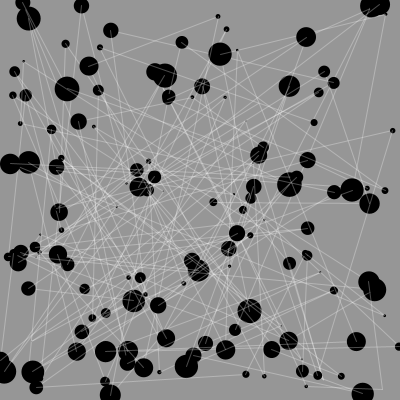
Frame 1 (no input)
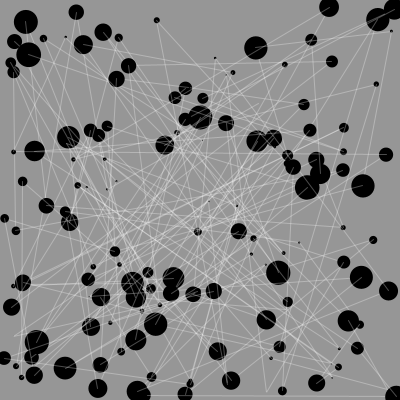
Frame 60 (the mouse pressed at the canvas centre just before this capture)
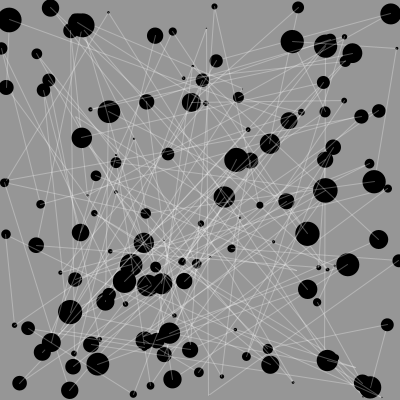
Frame 120 (the mouse held since frame 60 and released just before this capture)

The Processing sketch that drew these frames (run headless with seeded random() and noise(); from frame 60 on, the mouse is pressed at the canvas centre):

// Processing sketch: processing_10147
// ── processing_10147.pde

float [] r= new float [150];
float [] ballx = new float [150];
float [] bally = new float [150];
float [] diry= new float[150];
float [] dirx= new float[150];
void setup(){
   size(400,400);
  
  smooth();
  for (int i=0; i<ballx.length; i++){
    ballx[i]=(random(width));
      bally[i]=(random(height));
      diry[i]=random(-1,1);
      dirx[i]=random(-1,1);
      r[i]=random(25);
  }
  background(0,100,0);
  strokeWeight(2);
   
  noStroke();
  fill(255,75);
   
  for (int i=0; i<ballx.length; i++){
    ellipse(ballx[i],bally[i],r[i],r[i]);
     
}
}
void draw(){
   background(150);
    
  for (int i=1; i<ballx.length; i++){
  
   if((bally[i]>height) || (bally[i]<0 )){
   diry[i]=diry[i]*-1;
    
   
   }
   if((ballx[i]>width) || (ballx[i]<0)){
   dirx[i]=dirx[i]*-1;
    
   
   }
     
 
 bally[i]=  bally[i]+diry[i];
  ballx[i]=  ballx[i]+dirx[i];
  strokeWeight(1);
  stroke(255,75);
   line(ballx[i-1],bally[i-1],ballx[i],bally[i]);
   noStroke();
  fill(0);
 
 ellipse(ballx[i],bally[i],r[i],r[i]);
}
}
